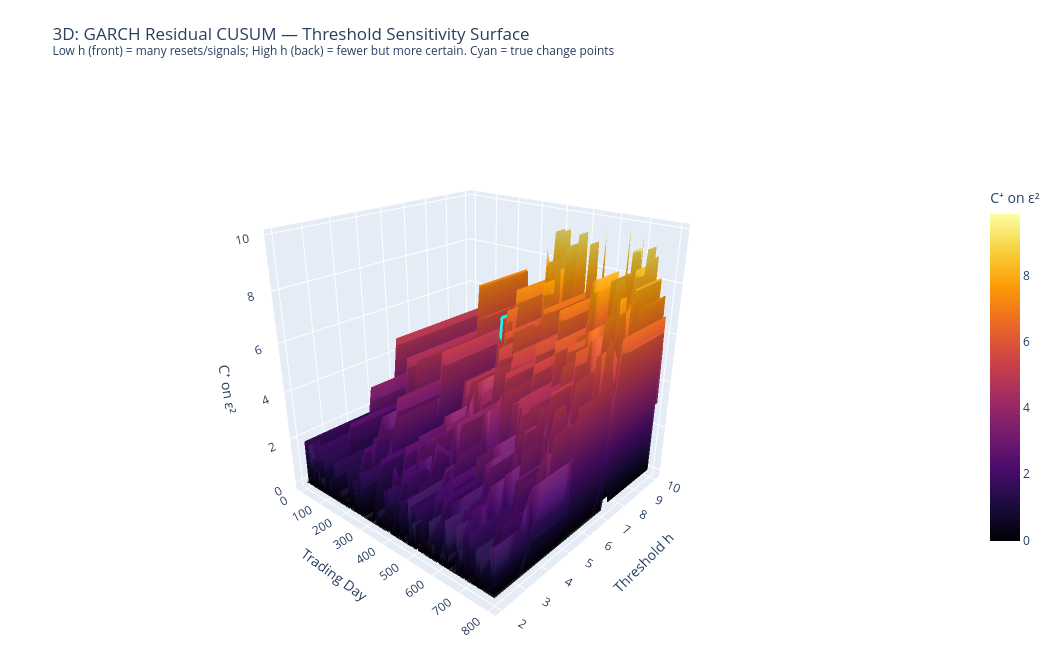

Notebook code cell kept with this figure:
### Markdown cell above
### 5.7 Interactive 3D — GARCH Residual CUSUM over Threshold $h$

A Plotly surface sweeping the decision threshold $h$ from 2 to 10 over time. At low $h$, the detector fires early but with many resets; at high $h$, only the strongest regime break triggers a signal. The surface makes the speed-vs-reliability trade-off tangible.

### Code cell
# ── 5.7 Plotly 3D: GARCH residual CUSUM surface over (time, threshold h) ─────
# Shows how the GARCH residual CUSUM detector fires at different thresholds

h_sweep_garch = np.arange(2.0, 10.1, 0.5)
n_show_g = min(800, n_days)

C_garch_surface = np.zeros((len(h_sweep_garch), n_show_g))
signal_density  = np.zeros((len(h_sweep_garch), n_show_g))

for i, hh in enumerate(h_sweep_garch):
    Cu_g, sigs_g = cusum_one_sided(eps[:n_show_g]**2, k=0.5, h=hh,
                                     mu0=1.0, sigma=np.sqrt(2.0), reset=True)
    C_garch_surface[i] = Cu_g
    for s in sigs_g:
        if s < n_show_g:
            signal_density[i, max(0, s-5):min(n_show_g, s+5)] = 1

T_g2, H_g2 = np.meshgrid(np.arange(n_show_g), h_sweep_garch)

fig = go.Figure(go.Surface(
    x=T_g2, y=H_g2, z=C_garch_surface,
    colorscale='Inferno',
    colorbar=dict(title='C⁺ on ε²', len=0.65),
    hovertemplate='Day=%{x}<br>h=%{y:.1f}<br>C⁺=%{z:.2f}<extra></extra>',
    opacity=0.9,
))
for cp in chg_pts:
    if cp < n_show_g:
        fig.add_trace(go.Scatter3d(
            x=[cp]*len(h_sweep_garch), y=h_sweep_garch,
            z=C_garch_surface[:, cp],
            mode='lines', line=dict(color='cyan', width=5),
            name=f'Regime change {cp}',
        ))
fig.update_layout(
    title='3D: GARCH Residual CUSUM — Threshold Sensitivity Surface<br>'
          '<sup>Low h (front) = many resets/signals; High h (back) = fewer but more certain. '
          'Cyan = true change points</sup>',
    scene=dict(
        xaxis_title='Trading Day',
        yaxis_title='Threshold h',
        zaxis_title='C⁺ on ε²',
        camera=dict(eye=dict(x=1.5, y=-1.7, z=1.0)),
    ),
    height=650, width=1050, margin=dict(l=0, r=0, t=80, b=0),
)
fig.show()

### Figure 1 — Plotly figure (JSON) as saved in the notebook; plotly's stock layout.template omitted (floating-point values rounded to 4 significant figures; data arrays with more than 128 entries replaced by an {"elided": "..."} marker saying what was removed)
{"data": [{"colorbar": {"len": 0.65, "title": {"text": "C⁺ on ε²"}}, "colorscale": [[0, "#000004"], [0.1111, "#1b0c41"], [0.2222, "#4a0c6b"], [0.3333, "#781c6d"], [0.4444, "#a52c60"], [0.5556, "#cf4446"], [0.6667, "#ed6925"], [0.7778, "#fb9b06"], [0.8889, "#f7d13d"], [1, "#fcffa4"]], "hovertemplate": "Day=%{x}<br>h=%{y:.1f}<br>C⁺=%{z:.2f}<extra></extra>", "opacity": 0.9, "type": "surface", "x": {"elided": "17x800 int values"}, "y": {"elided": "17x800 float values"}, "z": {"elided": "17x800 float values"}}, {"line": {"color": "cyan", "width": 5}, "mode": "lines", "name": "Regime change 400", "type": "scatter3d", "x": [400, 400, 400, 400, 400, 400, 400, 400, 400, 400, 400, 400, 400, 400, 400, 400, 400], "y": [2.0, 2.5, 3.0, 3.5, 4.0, 4.5, 5.0, 5.5, 6.0, 6.5, 7.0, 7.5, 8.0, 8.5, 9.0, 9.5, 10.0], "z": [0.0, 0.0, 0.0, 0.0, 0.0, 0.0, 0.0, 0.0, 0.0, 0.0, 6.508, 6.508, 6.508, 6.508, 6.508, 6.508, 6.508]}], "layout": {"height": 650, "margin": {"b": 0, "l": 0, "r": 0, "t": 80}, "scene": {"camera": {"eye": {"x": 1.5, "y": -1.7, "z": 1}}, "xaxis": {"title": {"text": "Trading Day"}}, "yaxis": {"title": {"text": "Threshold h"}}, "zaxis": {"title": {"text": "C⁺ on ε²"}}}, "title": {"text": "3D: GARCH Residual CUSUM — Threshold Sensitivity Surface<br><sup>Low h (front) = many resets/signals; High h (back) = fewer but more certain. Cyan = true change points</sup>"}, "width": 1050}}
